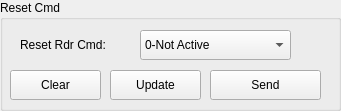
        <widget class="QGroupBox" name="groupBox_9">
         <property name="geometry">
          <rect>
           <x>50</x>
           <y>520</y>
           <width>341</width>
           <height>111</height>
          </rect>
         </property>
         <property name="font">
          <font>
           <pointsize>9</pointsize>
          </font>
         </property>
         <property name="title">
          <string>Reset Cmd</string>
         </property>
         <widget class="QLabel" name="lblIntDesSttTargetId_3">
          <property name="geometry">
           <rect>
            <x>20</x>
            <y>30</y>
            <width>111</width>
            <height>30</height>
           </rect>
          </property>
          <property name="font">
           <font>
            <pointsize>9</pointsize>
           </font>
          </property>
          <property name="text">
           <string>Reset Rdr Cmd:</string>
          </property>
         </widget>
         <widget class="QPushButton" name="pbUpdateRstCmd">
          <property name="geometry">
           <rect>
            <x>110</x>
            <y>70</y>
            <width>91</width>
            <height>30</height>
           </rect>
          </property>
          <property name="font">
           <font>
            <pointsize>9</pointsize>
           </font>
          </property>
          <property name="text">
           <string>Update</string>
          </property>
         </widget>
         <widget class="QPushButton" name="pbSendRstCmd">
          <property name="geometry">
           <rect>
            <x>210</x>
            <y>70</y>
            <width>111</width>
            <height>30</height>
           </rect>
          </property>
          <property name="font">
           <font>
            <pointsize>9</pointsize>
           </font>
          </property>
          <property name="text">
           <string>Send</string>
          </property>
         </widget>
         <widget class="QComboBox" name="cbRstCmd">
          <property name="geometry">
           <rect>
            <x>140</x>
            <y>30</y>
            <width>151</width>
            <height>30</height>
           </rect>
          </property>
          <property name="font">
           <font>
            <pointsize>9</pointsize>
           </font>
          </property>
          <property name="currentIndex">
           <number>0</number>
          </property>
          <item>
           <property name="text">
            <string>0-Not Active</string>
           </property>
          </item>
          <item>
           <property name="text">
            <string>1-Active</string>
           </property>
          </item>
         </widget>
         <widget class="QPushButton" name="pbClearRstCmd">
          <property name="geometry">
           <rect>
            <x>10</x>
            <y>70</y>
            <width>91</width>
            <height>30</height>
           </rect>
          </property>
          <property name="font">
           <font>
            <pointsize>9</pointsize>
           </font>
          </property>
          <property name="text">
           <string>Clear</string>
          </property>
         </widget>
        </widget>
